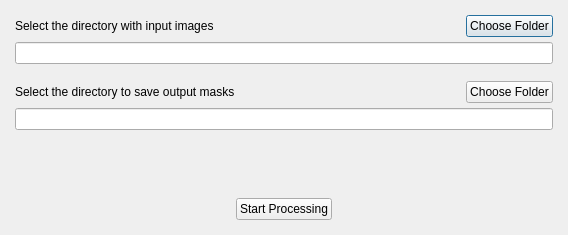
<?xml version="1.0" encoding="UTF-8"?>
<ui version="4.0">
 <class>DialogSelectFolder</class>
 <widget class="QDialog" name="DialogSelectFolder">
  <property name="geometry">
   <rect>
    <x>0</x>
    <y>0</y>
    <width>568</width>
    <height>235</height>
   </rect>
  </property>
  <property name="sizePolicy">
   <sizepolicy hsizetype="Preferred" vsizetype="Preferred">
    <horstretch>0</horstretch>
    <verstretch>0</verstretch>
   </sizepolicy>
  </property>
  <property name="windowTitle">
   <string>Retrospective Photo Registration</string>
  </property>
  <layout class="QVBoxLayout" name="verticalLayout">
   <property name="spacing">
    <number>5</number>
   </property>
   <property name="leftMargin">
    <number>15</number>
   </property>
   <property name="topMargin">
    <number>15</number>
   </property>
   <property name="rightMargin">
    <number>15</number>
   </property>
   <property name="bottomMargin">
    <number>15</number>
   </property>
   <item>
    <layout class="QHBoxLayout" name="horizontalLayout">
     <item>
      <widget class="QLabel" name="label">
       <property name="text">
        <string>Select the directory with input images</string>
       </property>
      </widget>
     </item>
     <item>
      <spacer name="horizontalSpacer">
       <property name="orientation">
        <enum>Qt::Horizontal</enum>
       </property>
       <property name="sizeHint" stdset="0">
        <size>
         <width>40</width>
         <height>20</height>
        </size>
       </property>
      </spacer>
     </item>
     <item>
      <widget class="QPushButton" name="pushButtonInput">
       <property name="text">
        <string>Choose Folder</string>
       </property>
      </widget>
     </item>
    </layout>
   </item>
   <item>
    <widget class="QLineEdit" name="lineEditPathInput"/>
   </item>
   <item>
    <spacer name="verticalSpacer_3">
     <property name="orientation">
      <enum>Qt::Vertical</enum>
     </property>
     <property name="sizeType">
      <enum>QSizePolicy::Fixed</enum>
     </property>
     <property name="sizeHint" stdset="0">
      <size>
       <width>20</width>
       <height>12</height>
      </size>
     </property>
    </spacer>
   </item>
   <item>
    <layout class="QHBoxLayout" name="horizontalLayout_5">
     <item>
      <widget class="QLabel" name="label_4">
       <property name="text">
        <string>Select the directory to save output masks</string>
       </property>
      </widget>
     </item>
     <item>
      <spacer name="horizontalSpacer_7">
       <property name="orientation">
        <enum>Qt::Horizontal</enum>
       </property>
       <property name="sizeHint" stdset="0">
        <size>
         <width>40</width>
         <height>20</height>
        </size>
       </property>
      </spacer>
     </item>
     <item>
      <widget class="QPushButton" name="pushButtonOutput">
       <property name="text">
        <string>Choose Folder</string>
       </property>
      </widget>
     </item>
    </layout>
   </item>
   <item>
    <widget class="QLineEdit" name="lineEditPathOutput"/>
   </item>
   <item>
    <spacer name="verticalSpacer_2">
     <property name="orientation">
      <enum>Qt::Vertical</enum>
     </property>
     <property name="sizeType">
      <enum>QSizePolicy::MinimumExpanding</enum>
     </property>
     <property name="sizeHint" stdset="0">
      <size>
       <width>20</width>
       <height>18</height>
      </size>
     </property>
    </spacer>
   </item>
   <item>
    <layout class="QHBoxLayout" name="horizontalLayout_2">
     <item>
      <spacer name="horizontalSpacer_2">
       <property name="orientation">
        <enum>Qt::Horizontal</enum>
       </property>
       <property name="sizeHint" stdset="0">
        <size>
         <width>40</width>
         <height>20</height>
        </size>
       </property>
      </spacer>
     </item>
     <item>
      <widget class="QPushButton" name="pushButton_2">
       <property name="text">
        <string>Start Processing</string>
       </property>
      </widget>
     </item>
     <item>
      <spacer name="horizontalSpacer_3">
       <property name="orientation">
        <enum>Qt::Horizontal</enum>
       </property>
       <property name="sizeHint" stdset="0">
        <size>
         <width>40</width>
         <height>20</height>
        </size>
       </property>
      </spacer>
     </item>
    </layout>
   </item>
  </layout>
 </widget>
 <resources/>
 <connections>
  <connection>
   <sender>pushButtonInput</sender>
   <signal>clicked()</signal>
   <receiver>DialogSelectFolder</receiver>
   <slot>OnButtonInputPath()</slot>
   <hints>
    <hint type="sourcelabel">
     <x>537</x>
     <y>28</y>
    </hint>
    <hint type="destinationlabel">
     <x>567</x>
     <y>87</y>
    </hint>
   </hints>
  </connection>
  <connection>
   <sender>pushButtonOutput</sender>
   <signal>clicked()</signal>
   <receiver>DialogSelectFolder</receiver>
   <slot>OnButtonOutputPath()</slot>
   <hints>
    <hint type="sourcelabel">
     <x>493</x>
     <y>187</y>
    </hint>
    <hint type="destinationlabel">
     <x>567</x>
     <y>194</y>
    </hint>
   </hints>
  </connection>
  <connection>
   <sender>pushButton_2</sender>
   <signal>clicked()</signal>
   <receiver>DialogSelectFolder</receiver>
   <slot>OnButtonRegister()</slot>
   <hints>
    <hint type="sourcelabel">
     <x>293</x>
     <y>277</y>
    </hint>
    <hint type="destinationlabel">
     <x>408</x>
     <y>445</y>
    </hint>
   </hints>
  </connection>
 </connections>
 <slots>
  <slot>OnButtonInputPath()</slot>
  <slot>OnButtonOutputPath()</slot>
  <slot>OnButtonRegister()</slot>
  <slot>OnButtonMaskPath()</slot>
 </slots>
</ui>
